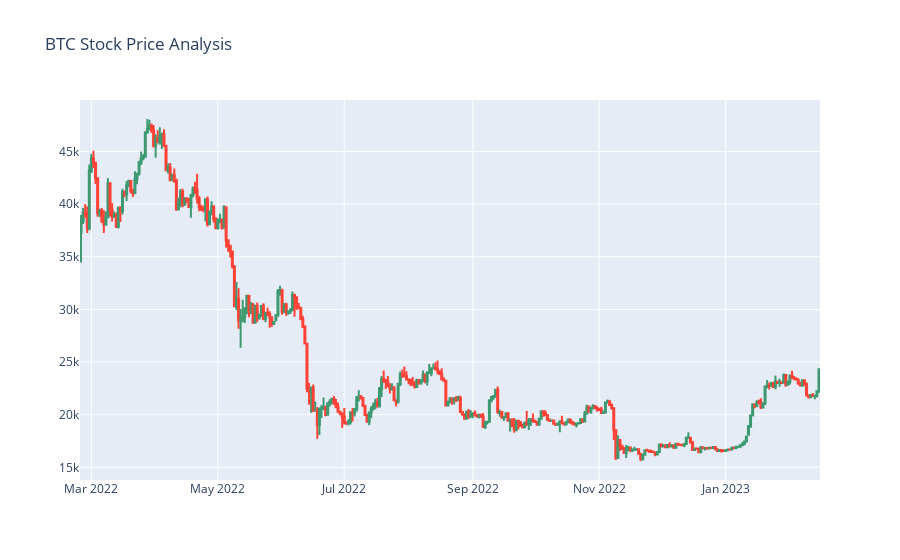

Notebook cell for this chart:
### Code cell
figure = go.Figure(data=[go.Candlestick(x=data["Date"],
                                        open=data["Open"], high=data["High"],
                                        low=data["Low"], close=data["Close"])])
figure.update_layout(title = "BTC Stock Price Analysis", xaxis_rangeslider_visible=False)
figure.show()

### Figure 1 — Plotly figure (JSON) as saved in the notebook; plotly's stock layout.template omitted (floating-point values rounded to 4 significant figures; data arrays with more than 128 entries replaced by an {"elided": "..."} marker saying what was removed)
{"data": [{"close": {"elided": "357 float values"}, "high": {"elided": "357 float values"}, "low": {"elided": "357 float values"}, "open": {"elided": "357 float values"}, "type": "candlestick", "x": {"elided": "357 str values"}}], "layout": {"title": {"text": "BTC Stock Price Analysis"}, "xaxis": {"rangeslider": {"visible": false}}}}
